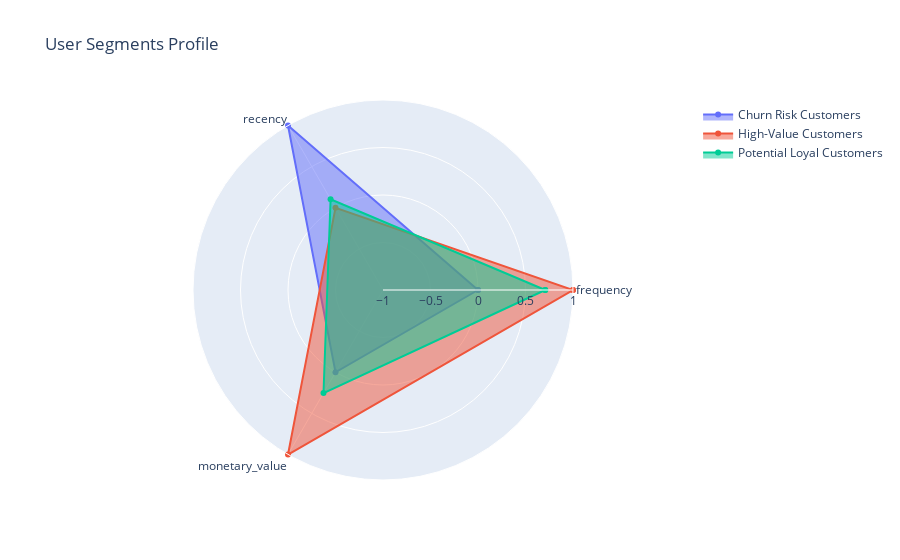

The notebook cell saved with this chart:
### Code cell
fig = go.Figure()

# loop through each segment to add to the radar chart
for i, segment in enumerate(segment_names):
    fig.add_trace(go.Scatterpolar(
        r=radar_df_normalized.iloc[i][cluster_features].values.tolist() + [radar_df_normalized.iloc[i][cluster_features].values[0]],  # Add the first value at the end to close the radar chart
        theta=labels.tolist() + [labels[0]],  # add the first label at the end to close the radar chart
        fill='toself',
        name=segment,
    ))

# update the layout to finalize the radar chart
fig.update_layout(
    polar=dict(
        radialaxis=dict(
            visible=True,
            range=[-1, 1]
        )),
    showlegend=True,
    title='User Segments Profile'
)

fig.show()

### Figure 1 — Plotly figure (JSON) as saved in the notebook; plotly's stock layout.template omitted (floating-point values rounded to 4 significant figures)
{"data": [{"fill": "toself", "name": "Churn Risk Customers", "r": [0, 1, 0, 0], "theta": ["frequency", "recency", "monetary_value", "frequency"], "type": "scatterpolar"}, {"fill": "toself", "name": "High-Value Customers", "r": [1, 0, 1, 1], "theta": ["frequency", "recency", "monetary_value", "frequency"], "type": "scatterpolar"}, {"fill": "toself", "name": "Potential Loyal Customers", "r": [0.7079, 0.1036, 0.2528, 0.7079], "theta": ["frequency", "recency", "monetary_value", "frequency"], "type": "scatterpolar"}], "layout": {"polar": {"radialaxis": {"range": [-1, 1], "visible": true}}, "showlegend": true, "title": {"text": "User Segments Profile"}}}
